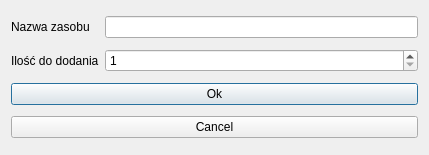
<?xml version="1.0" encoding="UTF-8"?>
<ui version="4.0">
 <class>Resources</class>
 <widget class="QDialog" name="Resources">
  <property name="geometry">
   <rect>
    <x>0</x>
    <y>0</y>
    <width>429</width>
    <height>155</height>
   </rect>
  </property>
  <property name="windowTitle">
   <string>Dialog</string>
  </property>
  <layout class="QGridLayout" name="gridLayout">
   <item row="0" column="0">
    <widget class="QLabel" name="resourcesNameLabel">
     <property name="text">
      <string>Nazwa zasobu</string>
     </property>
    </widget>
   </item>
   <item row="0" column="1">
    <widget class="QLineEdit" name="resourcesNameLineEdit"/>
   </item>
   <item row="1" column="0">
    <widget class="QLabel" name="label">
     <property name="text">
      <string>Ilość do dodania</string>
     </property>
    </widget>
   </item>
   <item row="1" column="1">
    <widget class="QSpinBox" name="spinBox">
     <property name="minimum">
      <number>1</number>
     </property>
     <property name="maximum">
      <number>9999</number>
     </property>
    </widget>
   </item>
   <item row="2" column="0" colspan="2">
    <widget class="QPushButton" name="okButton">
     <property name="text">
      <string>Ok</string>
     </property>
    </widget>
   </item>
   <item row="3" column="0" colspan="2">
    <widget class="QPushButton" name="cancelButton">
     <property name="text">
      <string>Cancel</string>
     </property>
    </widget>
   </item>
  </layout>
 </widget>
 <resources/>
 <connections/>
</ui>
